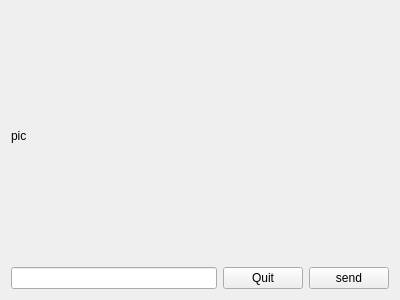
<?xml version="1.0" encoding="UTF-8"?>
<ui version="4.0">
 <class>AiPaint</class>
 <widget class="QWidget" name="AiPaint">
  <property name="geometry">
   <rect>
    <x>0</x>
    <y>0</y>
    <width>400</width>
    <height>300</height>
   </rect>
  </property>
  <property name="windowTitle">
   <string>Form</string>
  </property>
  <layout class="QVBoxLayout" name="verticalLayout_2">
   <item>
    <layout class="QVBoxLayout" name="verticalLayout">
     <item>
      <widget class="QLabel" name="picLabel">
       <property name="text">
        <string>pic</string>
       </property>
      </widget>
     </item>
     <item>
      <layout class="QHBoxLayout" name="horizontalLayout">
       <item>
        <widget class="QLineEdit" name="constraint"/>
       </item>
       <item>
        <widget class="QPushButton" name="quitBtn">
         <property name="text">
          <string>Quit</string>
         </property>
        </widget>
       </item>
       <item>
        <widget class="QPushButton" name="sendBtn">
         <property name="text">
          <string>send</string>
         </property>
        </widget>
       </item>
      </layout>
     </item>
    </layout>
   </item>
  </layout>
 </widget>
 <resources/>
 <connections/>
</ui>
